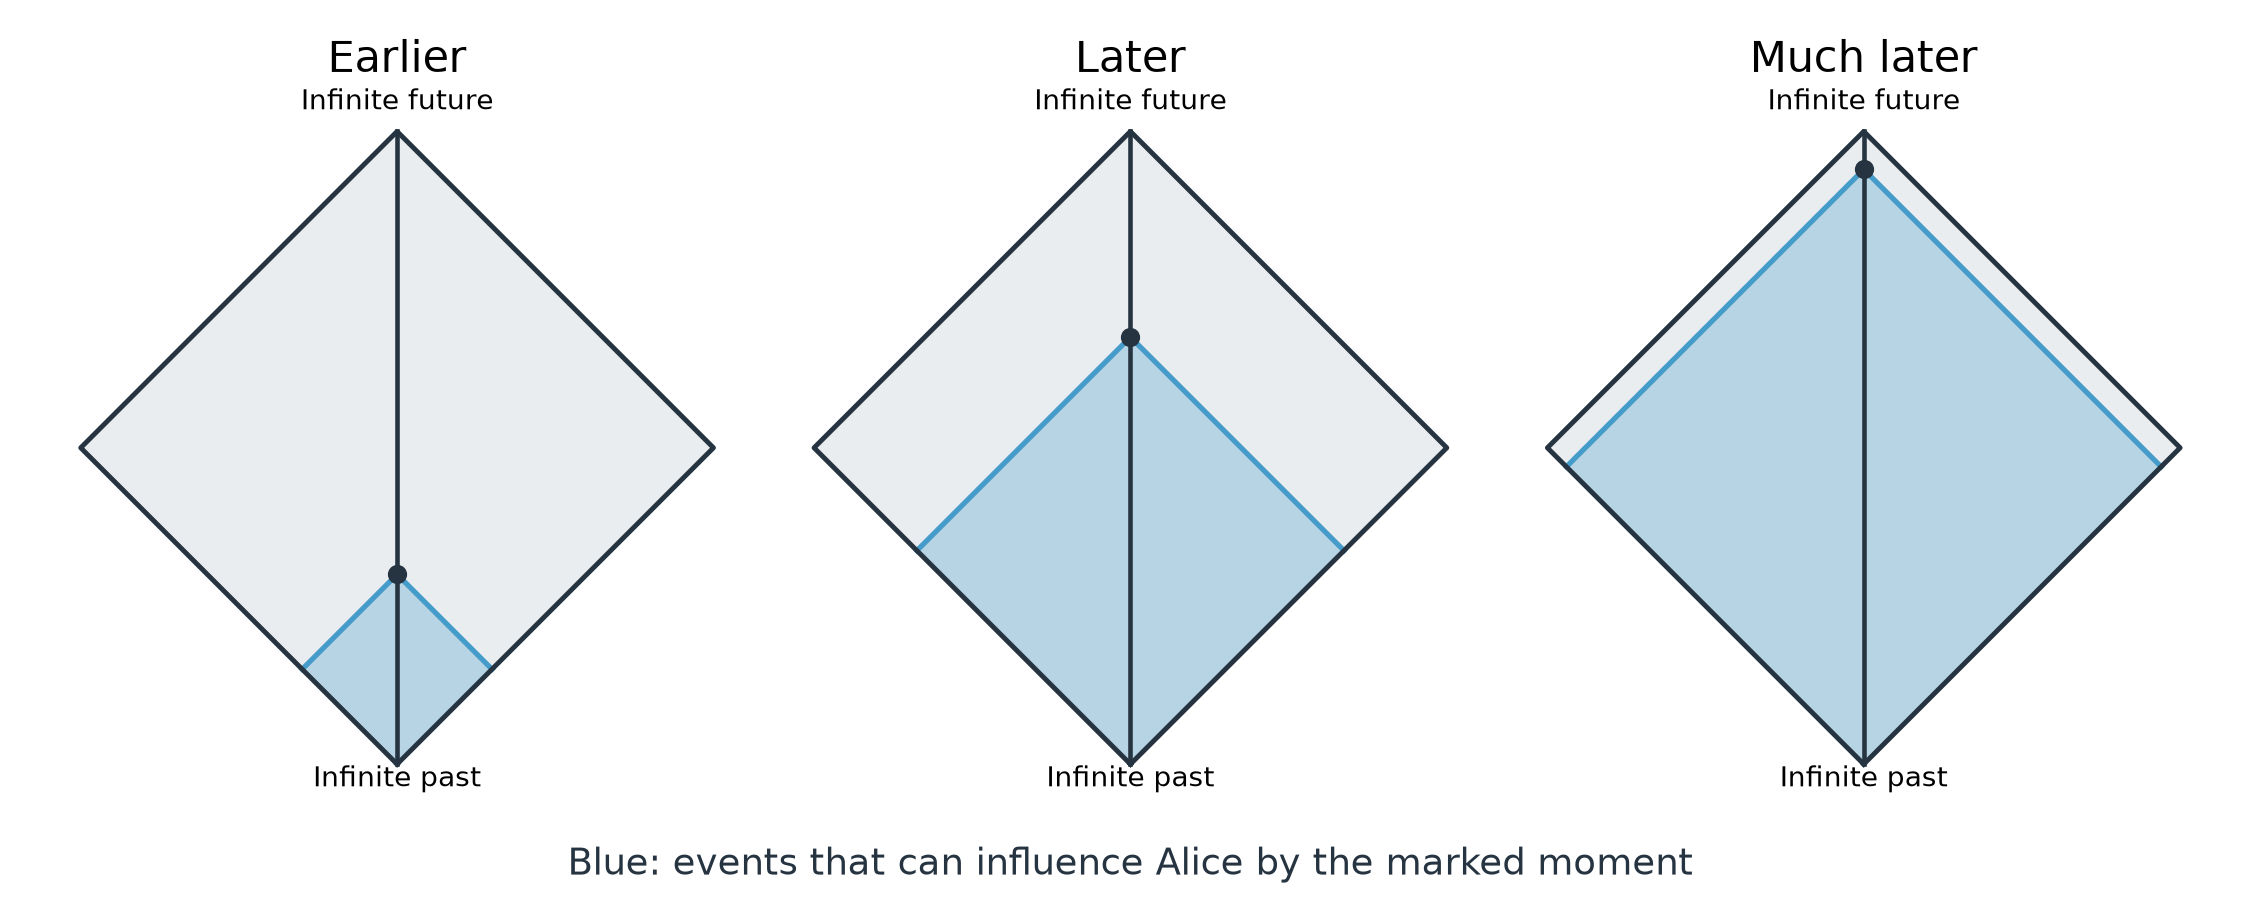

Python code for this plot:
from spacetime import *
OUT=Path(__file__).parent
fig,axs=plt.subplots(1,3,figsize=(10,4),layout='constrained')
for ax,T,title in zip(axs,[-.4,.35,.88],['Earlier','Later','Much later']):
    diamond(ax); past_diamond(ax,T); worldline(ax); ax.scatter(0,T,color=INK,s=28,zorder=6); ax.set_title(title)
    ax.text(0,-1.07,'Infinite past',ha='center',fontsize=9); ax.text(0,1.07,'Infinite future',ha='center',fontsize=9)
fig.text(.5,.015,'Blue: events that can influence Alice by the marked moment',ha='center',fontsize=12,color=INK)
fig.savefig(OUT/f'figure_04.png',dpi=220,bbox_inches='tight',pad_inches=.18)
